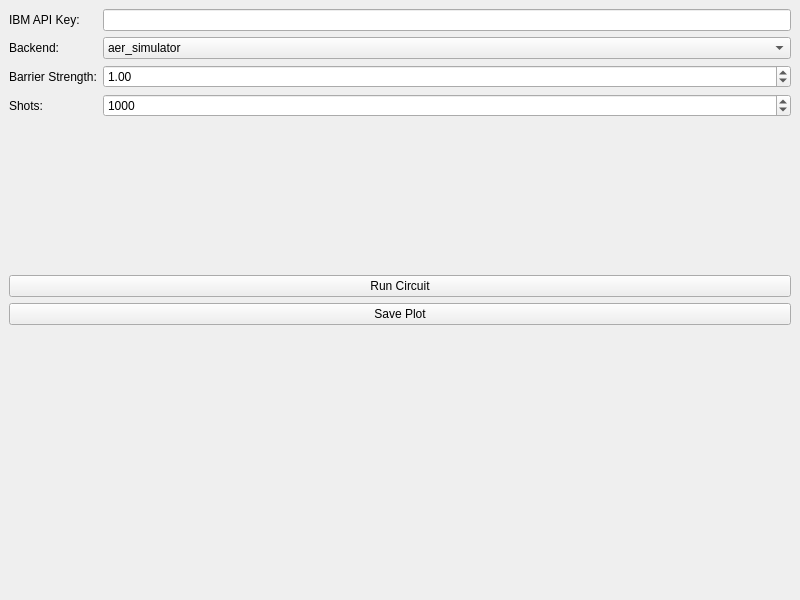
<?xml version="1.0" encoding="UTF-8"?>
<ui version="4.0">
 <class>MainWindow</class>
 <widget class="QMainWindow" name="MainWindow">
  <property name="geometry">
   <rect>
    <x>0</x>
    <y>0</y>
    <width>800</width>
    <height>600</height>
   </rect>
  </property>
  <property name="windowTitle">
   <string>Quantum Tunneling Simulator</string>
  </property>
  <widget class="QWidget" name="centralwidget">
   <layout class="QVBoxLayout" name="verticalLayout">
    <item>
     <layout class="QFormLayout" name="formLayout">
      <item row="0" column="0">
       <widget class="QLabel" name="labelApiKey">
        <property name="text">
         <string>IBM API Key:</string>
        </property>
       </widget>
      </item>
      <item row="0" column="1">
       <widget class="QLineEdit" name="apiKey"/>
      </item>

      <item row="1" column="0">
       <widget class="QLabel" name="labelBackend">
        <property name="text">
         <string>Backend:</string>
        </property>
       </widget>
      </item>
      <item row="1" column="1">
       <widget class="QComboBox" name="backendChoice">
        <item>
         <property name="text">
          <string>aer_simulator</string>
         </property>
        </item>
        <item>
         <property name="text">
          <string>ibmq_belem</string>
         </property>
        </item>
       </widget>
      </item>

      <item row="2" column="0">
       <widget class="QLabel" name="labelBarrier">
        <property name="text">
         <string>Barrier Strength:</string>
        </property>
       </widget>
      </item>
      <item row="2" column="1">
       <widget class="QDoubleSpinBox" name="barrierStrength">
        <property name="minimum">
         <double>0.0</double>
        </property>
        <property name="maximum">
         <double>10.0</double>
        </property>
        <property name="value">
         <double>1.0</double>
        </property>
        <property name="singleStep">
         <double>0.1</double>
        </property>
       </widget>
      </item>

      <item row="3" column="0">
       <widget class="QLabel" name="labelShots">
        <property name="text">
         <string>Shots:</string>
        </property>
       </widget>
      </item>
      <item row="3" column="1">
       <widget class="QSpinBox" name="shots">
        <property name="minimum">
         <number>1</number>
        </property>
        <property name="maximum">
         <number>10000</number>
        </property>
        <property name="value">
         <number>1000</number>
        </property>
       </widget>
      </item>
     </layout>
    </item>

    <item>
     <widget class="QPushButton" name="runButton">
      <property name="text">
       <string>Run Circuit</string>
      </property>
     </widget>
    </item>

    <item>
     <widget class="QPushButton" name="saveButton">
      <property name="text">
       <string>Save Plot</string>
      </property>
     </widget>
    </item>

    <item>
     <widget class="QWidget" name="plotWidget">
      <layout class="QVBoxLayout" name="plotLayout"/>
     </widget>
    </item>
   </layout>
  </widget>
 </widget>
 <resources/>
 <connections/>
</ui>
